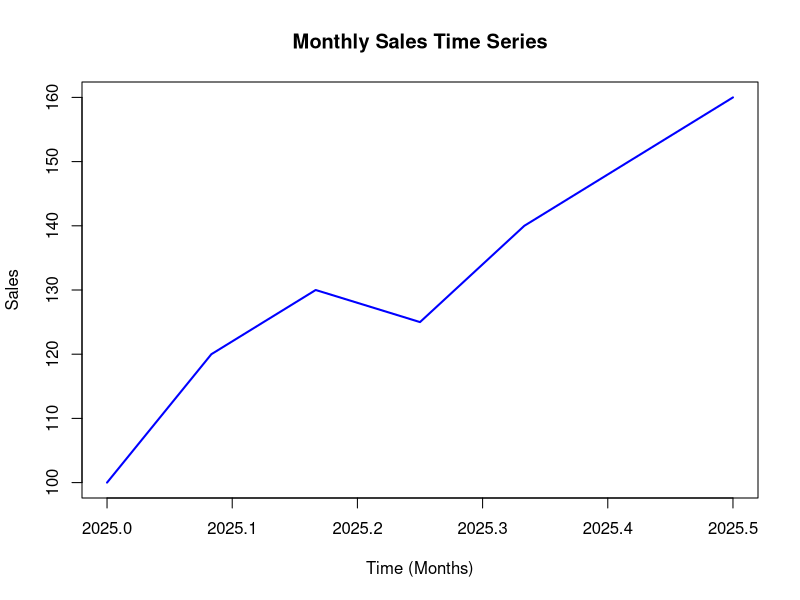

Source code (R): (Note: this script raises an error after producing the figure.)
#Time series Analysis in R
# Time Series Analysis is used to study data points collected or recorded at specific time intervals.
# Example: Monthly sales data, daily stock prices, yearly rainfall, etc.

# Create a simple time series dataset
# Suppose we have monthly sales data for 7 months
sales <- c(100, 120, 130, 125, 140, 150, 160)

# Convert data into a time series object
# frequency = 12 means monthly data (12 periods in a year)
ts_data <- ts(sales, frequency = 12, start = c(2025, 1))  # starting Jan 2025

# Print the time series object
ts_data

# Plot the time series
plot(ts_data,
     main = "Monthly Sales Time Series",
     xlab = "Time (Months)",
     ylab = "Sales",
     col = "blue",
     lwd = 2)

# Decompose the time series into trend, seasonal, and random components
decomp <- decompose(ts_data)
plot(decomp)

# Fit an ARIMA model for forecasting
# auto.arima() automatically selects the best ARIMA parameters

library(forecast)
fit <- auto.arima(ts_data)

# Show model summary
summary(fit)

# Forecast next 5 months
forecast_vals <- forecast(fit, h = 5)

# Plot forecast
plot(forecast_vals,
     main = "Sales Forecast for Next 5 Months",
     xlab = "Time",
     ylab = "Sales")
